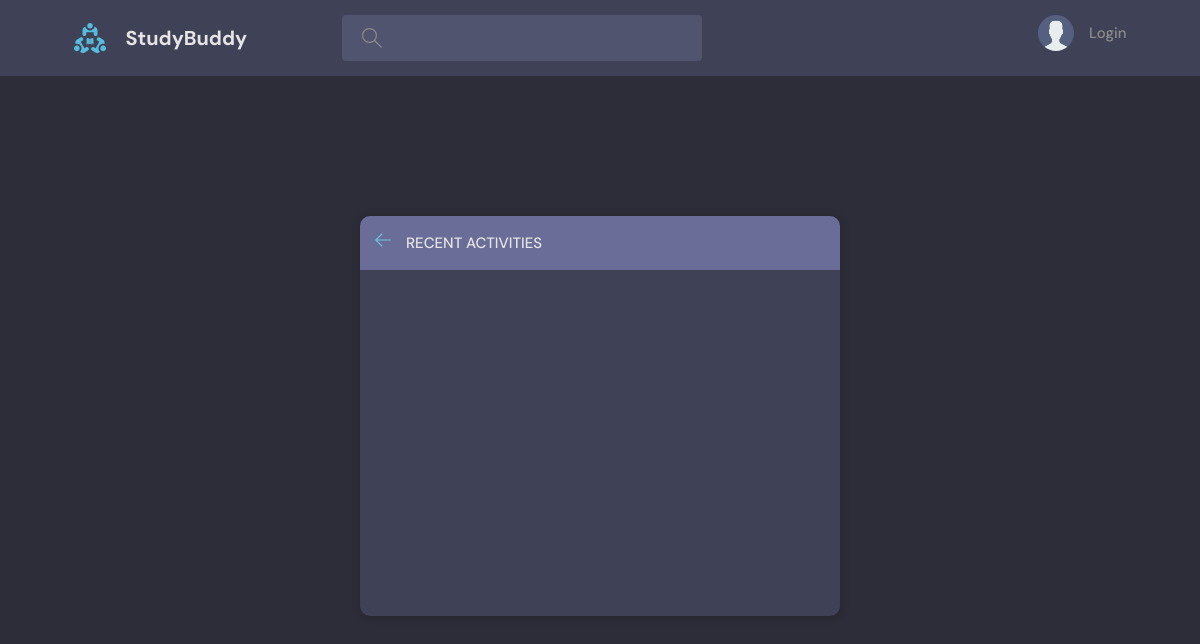
/activities/, run on an earlier commit of the app's database.
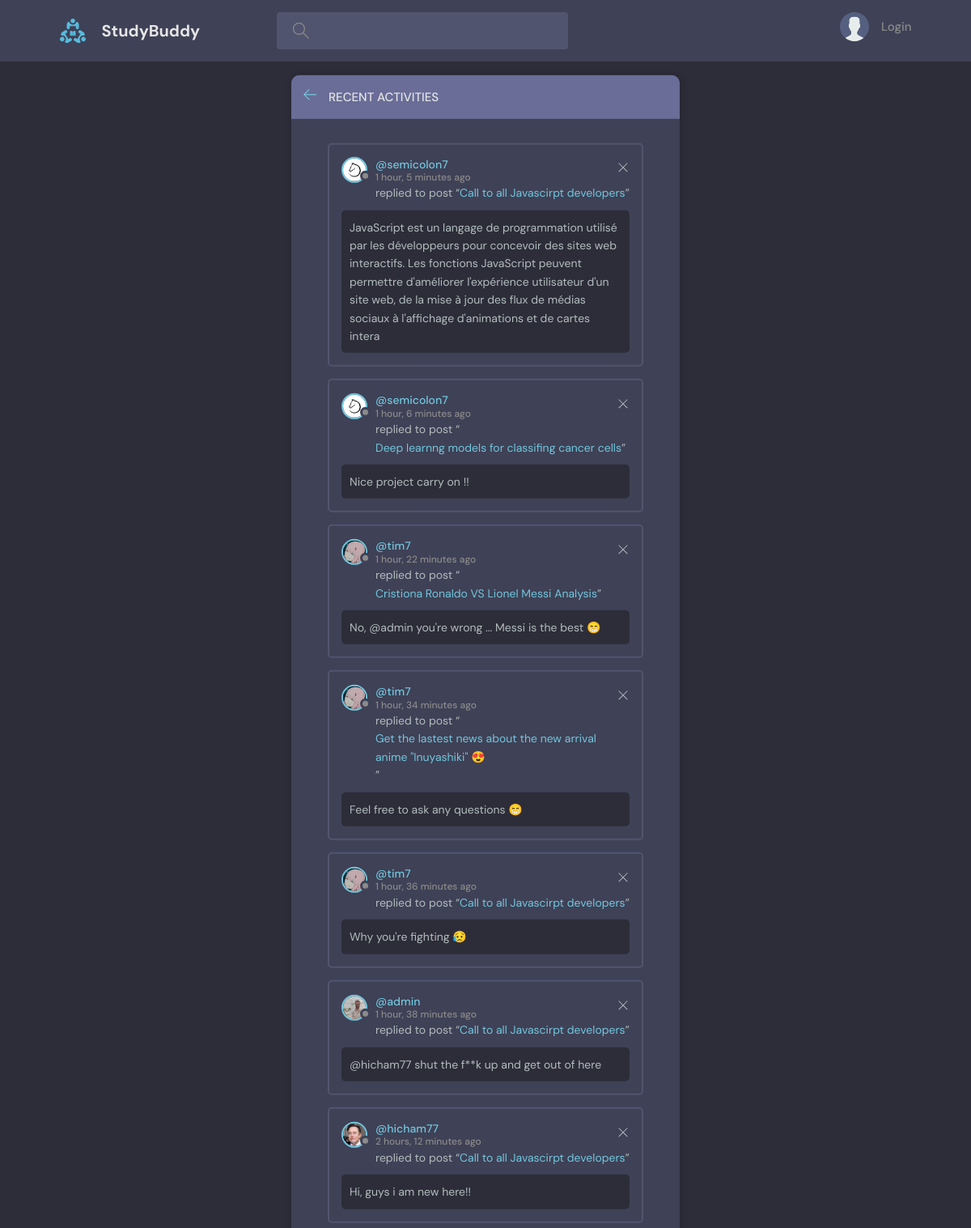
And on a later commit of the database.
### base/models.py (models this page shows, shortened)
class Message(models.Model):
    user = models.ForeignKey(User, on_delete=models.CASCADE)
    room = models.ForeignKey(Room, on_delete=models.CASCADE)
    body = models.CharField(max_length=300)
    updated = models.DateTimeField(auto_now=True)
    created = models.DateTimeField(auto_now_add=True)
    class Meta:
        ordering = ['-updated', '-created']

class Room(models.Model):
    host = models.ForeignKey(User, on_delete=models.CASCADE)
    topic = models.ForeignKey(Topic, on_delete=models.SET_NULL, null=True)
    name = models.CharField(max_length=200, null=True)
    description = models.TextField(null=True, blank=True)
    participants = models.ManyToManyField(User, related_name='participants', blank=True)
    updated = models.DateTimeField(auto_now=True)
    created = models.DateTimeField(auto_now_add=True)
    class Meta:
        ordering = ['-updated', '-created']
    def __str__(self):
        return self.name

### users/models.py (models this page shows)
class User(AbstractUser):
    name = models.CharField(max_length=200, null=True)
    email = models.EmailField(unique=True, null=True)
    bio = models.TextField(null=True)
    avatar = models.ImageField(upload_to='profiles/', default='profiles/avatar.svg', null=True, blank=True)
    USERNAME_FIELD = 'email'
    REQUIRED_FIELDS = []

### base/views.py (the view)
# urls.py: path('activities/', views.activity, name="activities"),
def activity(request):
    room_messages = Message.objects.all()
    context = {'room_messages': room_messages}
    return render(request, 'base/activity.html', context)

### base/templates/base/activity.html
{% extends 'main.html' %}
{% block content %}
    <main class="layout">
      <div class="container">
        <div class="layout__box">
          <div class="layout__boxHeader">
            <div class="layout__boxTitle">
              <a href="index.html">
                <svg version="1.1" xmlns="http://www.w3.org/2000/svg" width="32" height="32" viewBox="0 0 32 32">
                  <title>arrow-left</title>
                  <path
                    d="M13.723 2.286l-13.723 13.714 13.719 13.714 1.616-1.611-10.96-10.96h27.625v-2.286h-27.625l10.965-10.965-1.616-1.607z"
                  ></path>
                </svg>
              </a>
              <h3>Recent Activities</h3>
            </div>
          </div>
          <div class="activities-page layout__body">
            {% for message in room_messages %}
              <div class="activities__box">
                <div class="activities__boxHeader roomListRoom__header">
                  <a href="{% url 'profile' message.user.id %}" class="roomListRoom__author">
                    <div class="avatar avatar--small">
                      <img src="{{message.user.avatar.url}}" />
                    </div>
                    <p>
                      @{{message.user.username}}
                      <span>{{message.created|timesince}} ago</span>
                    </p>
                  </a>
                  <div class="roomListRoom__actions">
                    <a href="{% url 'delete-message' message.id %}">
                      <svg version="1.1" xmlns="http://www.w3.org/2000/svg" width="32" height="32" viewBox="0 0 32 32">
                        <title>remove</title>
                        <path
                          d="M27.314 6.019l-1.333-1.333-9.98 9.981-9.981-9.981-1.333 1.333 9.981 9.981-9.981 9.98 1.333 1.333 9.981-9.98 9.98 9.98 1.333-1.333-9.98-9.98 9.98-9.981z"
                        ></path>
                      </svg>
                    </a>
                  </div>
                </div>
                <div class="activities__boxContent">
                  <p>replied to post “<a href="{% url 'room' message.room.id %}">{{message.room}}</a>”</p>
                  <div class="activities__boxRoomContent">
                    {{message.body}}
                  </div>
                </div>
              </div>
            {% endfor %}
          </div>
        </div>
      </div>
    </main>
{% endblock content %}

What changed in the data, as far as the page shows it:
added Message: user.avatar (picture), user.username "semicolon7", created "1 hour, 5 minutes", room "Call to all Javascirpt developers", body "JavaScript est un langage de programmation utilisé par les développeurs pour concevoir des sites web interactifs. Les fonctions JavaScript peuvent permettre d'améliorer l'expérience utilisateur d'un site web, de la mise à jour des flux de médias sociaux à l'affichage d'animations et de cartes intera"
added Message: user.avatar (picture), user.username "semicolon7", created "1 hour, 6 minutes", room "Deep learnng models for classifing cancer cells", body "Nice project carry on !!"
added Message: user.avatar (picture), user.username "tim7", created "1 hour, 22 minutes", room "Cristiona Ronaldo VS Lionel Messi Analysis", body "No, @admin you're wrong ... Messi is the best 😁"
added Message: user.avatar (picture), user.username "tim7", created "1 hour, 34 minutes", room "Get the lastest news about the new arrival anime \"Inuyashiki\" 😍", body "Feel free to ask any questions 😁"
added Message: user.avatar (picture), user.username "tim7", created "1 hour, 36 minutes", room "Call to all Javascirpt developers", body "Why you're fighting 😥"
added Message: user.avatar (picture), user.username "admin", created "1 hour, 38 minutes", room "Call to all Javascirpt developers", body "@hicham77 shut the f**k up and get out of here"
added Message: user.avatar (picture), user.username "hicham77", created "2 hours, 12 minutes", room "Call to all Javascirpt developers", body "Hi, guys i am new here!!"
